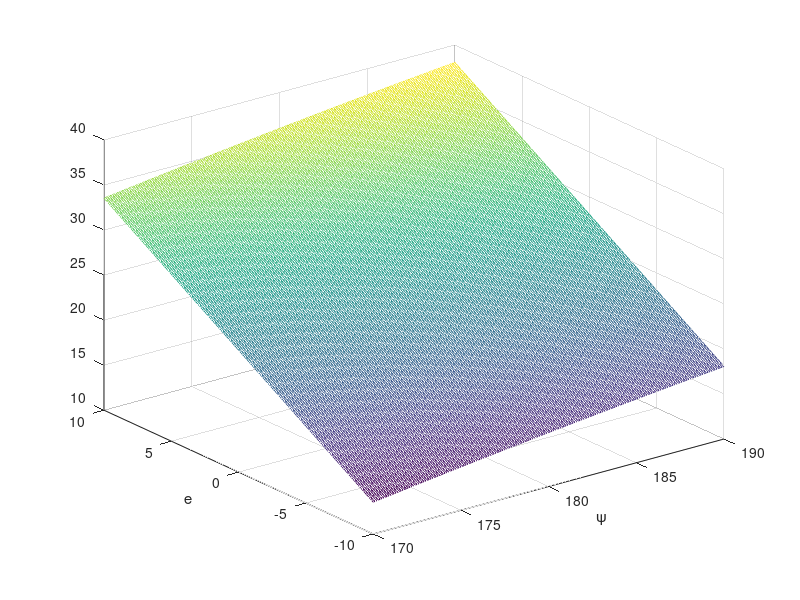

This chart was generated by the following MATLAB code:
% check gradient on path following cost

psi_set = deg2rad(linspace(170,190,201))';
e_set = linspace(-10,10,201)';
v = 13;
Wvn = 1;
Wve = 1;
We = 1;
vnsp = v;
vesp = 0;

J = zeros(length(psi_set),length(e_set));
for i = 1:length(psi_set)
    for j = 1:length(e_set)
        
        vn = v*cos(psi_set(i));
        ve = v*sin(psi_set(i));
        
        J(i,j) = Wvn*(vnsp-vn) + Wve*(vesp-ve) + We*e_set(j);
        
    end
end

mesh(rad2deg(psi_set),e_set,J')
xlabel('\psi');
ylabel('e');